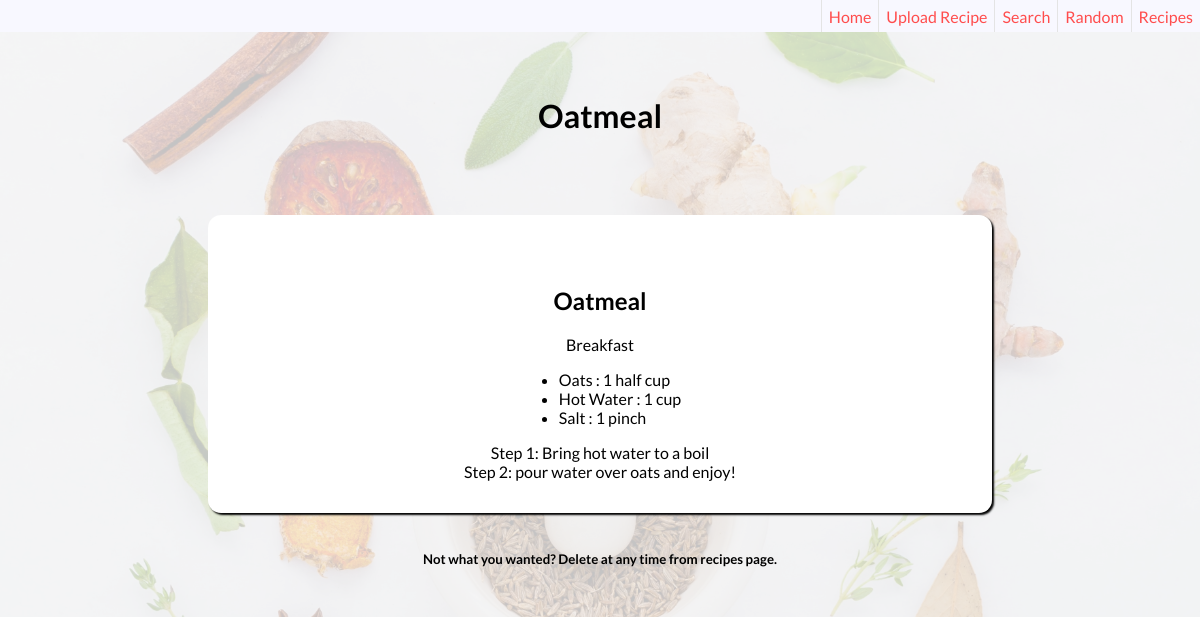
The page /1/show on the database its author committed.
### tables this page shows
CREATE TABLE recipes (
    id INTEGER PRIMARY KEY AUTOINCREMENT,
    title TEXT NOT NULL,
    img TEXT,
    type INTEGER NOT NULL,
    instructions TEXT NOT NULL
);

CREATE TABLE ingredients (
    id INTEGER PRIMARY KEY AUTOINCREMENT,
    recipe_id INTEGER NOT NULL,
    description TEXT NOT NULL,
    quantity INTEGER NOT NULL,
    unit TEXT NOT NULL,
    FOREIGN KEY (recipe_id) REFERENCES recipes (id)
);

### app.py (the view)
@app.route('/<int:id>/show')
def show(id):
    conn = get_db_conn()
    recipe = conn.execute('SELECT title, img, type, instructions FROM recipes WHERE id = ?', (id,)).fetchone()
    ingredients = conn.execute('SELECT * FROM ingredients i WHERE i.recipe_id = ?', (id,)).fetchall()
    conn.close()
    return render_template('show.html', recipe=recipe, ingredients=ingredients)

### app.py (called while the page is built)
def get_db_conn():
    conn = sqlite3.connect('database.db')
    conn.row_factory = sqlite3.Row
    return conn

### templates/show.html (shortened to what this page needs)
{% extends 'base.html' %}
{% block content %}
<div class="upload-background">
<div class="recipe-container">
<h1>{{recipe['title']}}</h1>
  <div class="recipe">
    <h2>{{recipe['title']}}</h2>
    {% if recipe['type'] == 0 %}
    <p>Breakfast</p>
    {% elif recipe['type'] == 1%}
    <p>Lunch</p>
    {% elif recipe['type'] == 2%}
    <p>Dinner</p>
    {% else %}
    <p>Misc.</p>
    {% endif %}
    <ul>
        {% for item in ingredients %}
        <li>
            <span>{{item['description']}}</span>
            <span>:</span>
            <span>{{item['quantity']}}</span>
            <span>{{item['unit']}}</span>
        </li>
        {% endfor %}
    </ul>
    {% set words = recipe['instructions'].split('.') %}
    {% for word in words %}
    <p>{{word}} </p>
    {% endfor %}
  </div>
</div>
<div class="blurb">
  <h5>Not what you wanted? Delete at any time from recipes page.</h5>
</div>
</div>
{% endblock %}

### static/style.css (style rules this page uses)
body { width: 100%; font-family: 'Lato', sans-serif; margin: 0; background-color: whitesmoke; overflow-y: visible; overflow-x: hidden; }
.upload-background { min-height: 100%; width: 100%; }
.upload-background::before { content: ""; display: block; position: absolute; min-height: 100%; width: 100%; background: url("./assets/pexels-pixabay-256318.jpg"); background-size: cover; background-position: center; opacity: .2; z-index: -1; }
.blurb { display: flex; justify-content: center; padding: 0; }
.recipe-container { padding-top: 4rem; display: flex; flex-direction: column; align-items: center; align-content: center; justify-content: top; margin-bottom: 1rem; }
.recipe-container h1 { margin: 0; }
.recipe { width: 60vw; max-width: 50rem; display: flex; flex-direction: column; align-items: center; align-content: center; justify-content: center; margin-top: 5rem; padding: 2rem; background-color: white; box-shadow: 2px 2px 2px black; border-radius: 13px; }
.recipe p { max-width: 70%; padding: 0px 0rem 0rem 0rem; margin: 0 }

### rows shown on the page
recipes: title "Oatmeal"
ingredients: description "Oats", quantity "1", unit "half cup"
ingredients: description "Hot Water", quantity "1", unit "cup"
ingredients: description "Salt", quantity "1", unit "pinch"

### other values the page prints
{{ word }} "Step 1: Bring hot water to a boil" "Step 2: pour water over oats and enjoy!"
